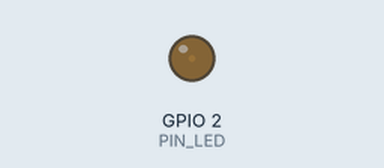
A sketch run on a simulated ESP32. Parts: output pins drawn as LEDs (lit = HIGH).

Above: at 0.05 s.
At 1.25 s:
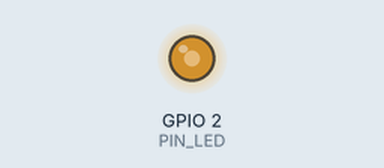
At 1.85 s:
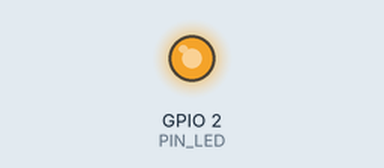
At 3.65 s:
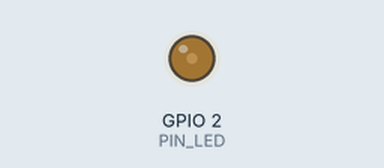
Timing chart, 0 to 5.3 s (numbered marks = the images above):
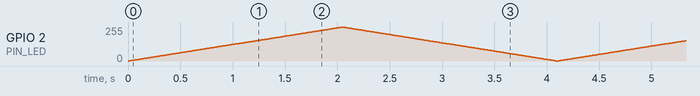

The sketch:

led-respiro.ino
```cpp
/*
  LED que "respira" (efecto fade con PWM) para ESP32
  - Usa el LED integrado en GPIO2 (o conecta un LED + resistencia de 220 ohm)
  - La luz sube y baja suavemente
*/

const int PIN_LED = 2;
const int FRECUENCIA = 5000;   // Hz
const int RESOLUCION = 8;      // 8 bits = brillo de 0 a 255
const int VELOCIDAD_MS = 8;    // menor = mas rapido

void setup() {
  // Compatible con las versiones 2.x y 3.x del core de ESP32
  #if ESP_ARDUINO_VERSION_MAJOR >= 3
    ledcAttach(PIN_LED, FRECUENCIA, RESOLUCION);
  #else
    ledcSetup(0, FRECUENCIA, RESOLUCION);
    ledcAttachPin(PIN_LED, 0);
  #endif
}

void escribirBrillo(int brillo) {
  #if ESP_ARDUINO_VERSION_MAJOR >= 3
    ledcWrite(PIN_LED, brillo);
  #else
    ledcWrite(0, brillo);
  #endif
}

void loop() {
  // Subir brillo
  for (int b = 0; b <= 255; b++) {
    escribirBrillo(b);
    delay(VELOCIDAD_MS);
  }
  // Bajar brillo
  for (int b = 255; b >= 0; b--) {
    escribirBrillo(b);
    delay(VELOCIDAD_MS);
  }
}
```
